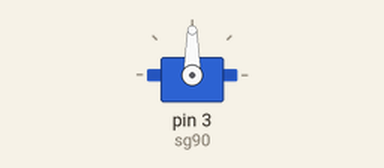
The sketch below on a simulated Arduino Uno, built with avr-gcc and run on an emulated ATmega328P. Parts: servo.

Above: at 2.6 s.
At 4.95 s:
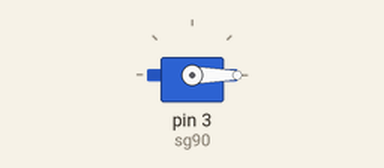
Timing chart, 0 to 8.4 s (numbered marks = the images above):
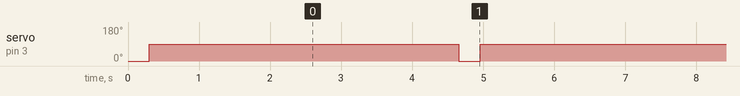

The sketch:

A.ino
```cpp
#include<Servo.h>

Servo sg90;
int pos=0;
const int escpin = 0;
int val;

void setup()
{
sg90.attach(3);
// pinMode(potpin, INPUT);
 sg90.write(0);
    delay(300);
    sg90.write(90);
    delay(2250);

}

void loop()
{


    delay(2108);
    sg90.write(0);
    delay(300);
    sg90.write(90);
    delay(2108);
}
```

Measured:
- by itself, servo on pin 3 (sg90): alternates 90° for 4.2 s and 0° for 0.30 s
